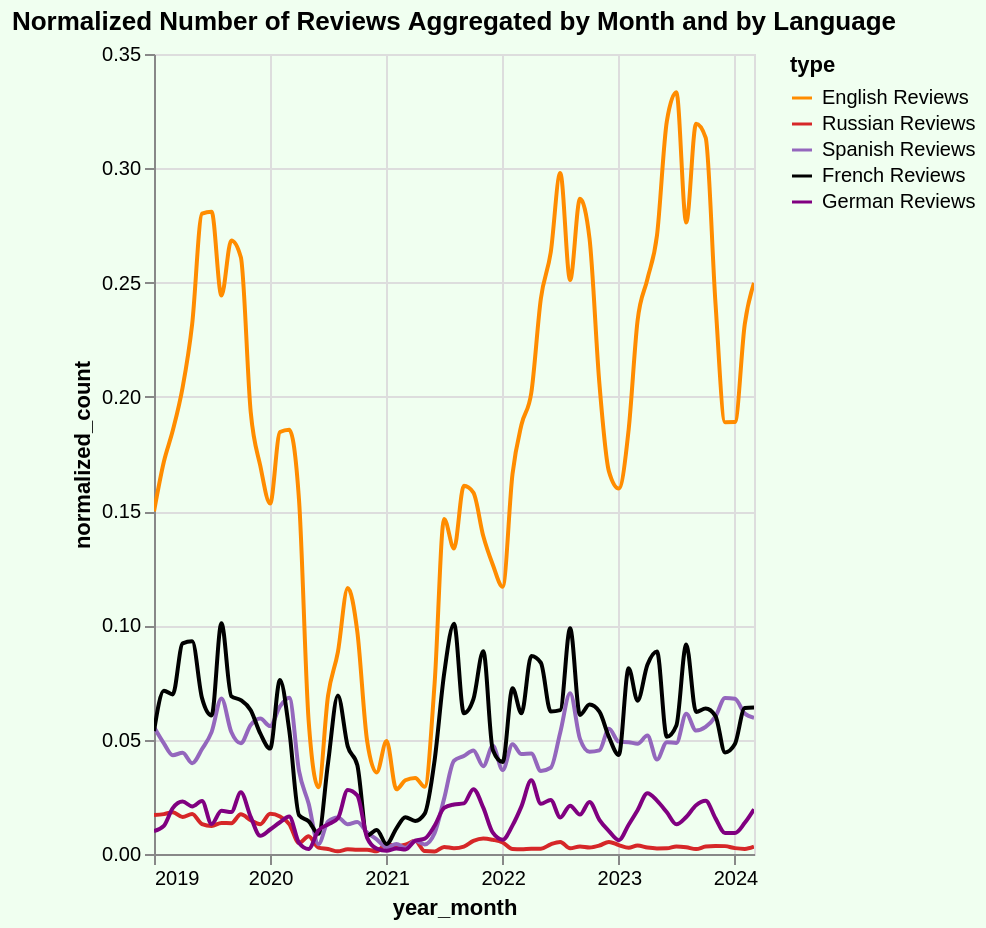

Vega-Lite specification for this chart:
### Vega-Lite specification from a JSON file in a GitHub repository (floating-point values rounded to 4 significant figures; data arrays with more than 128 entries replaced by an {"elided": "..."} marker saying what was removed)
{"config": {"view": {"continuousWidth": 300, "continuousHeight": 300}}, "data": {"name": "data-141681cdfc8bbf06b9a614ec28dbb7aa"}, "mark": {"type": "line", "interpolate": "monotone", "point": false}, "background": "#f0fff0", "encoding": {"color": {"field": "type", "scale": {"domain": ["English Reviews", "Russian Reviews", "Spanish Reviews", "French Reviews", "German Reviews"], "range": ["darkorange", "#d62728", "#9467bd", "black", "purple"]}, "type": "nominal"}, "opacity": {"condition": {"param": "param_8", "value": 1}, "value": 0.1}, "tooltip": [{"field": "year_month", "type": "temporal"}, {"field": "normalized_count", "type": "quantitative"}, {"field": "type", "type": "nominal"}], "x": {"field": "year_month", "type": "temporal"}, "y": {"field": "normalized_count", "type": "quantitative"}}, "height": 400, "params": [{"name": "param_8", "select": {"type": "point", "fields": ["type"]}, "bind": "legend"}, {"name": "param_10", "select": {"type": "interval", "encodings": ["x", "y"]}, "bind": "scales"}], "title": "Normalized Number of Reviews Aggregated by Month and by Language", "width": "container", "$schema": "https://vega.github.io/schema/vega-lite/v5.17.0.json", "datasets": {"data-141681cdfc8bbf06b9a614ec28dbb7aa": {"elided": "361 records"}}}
